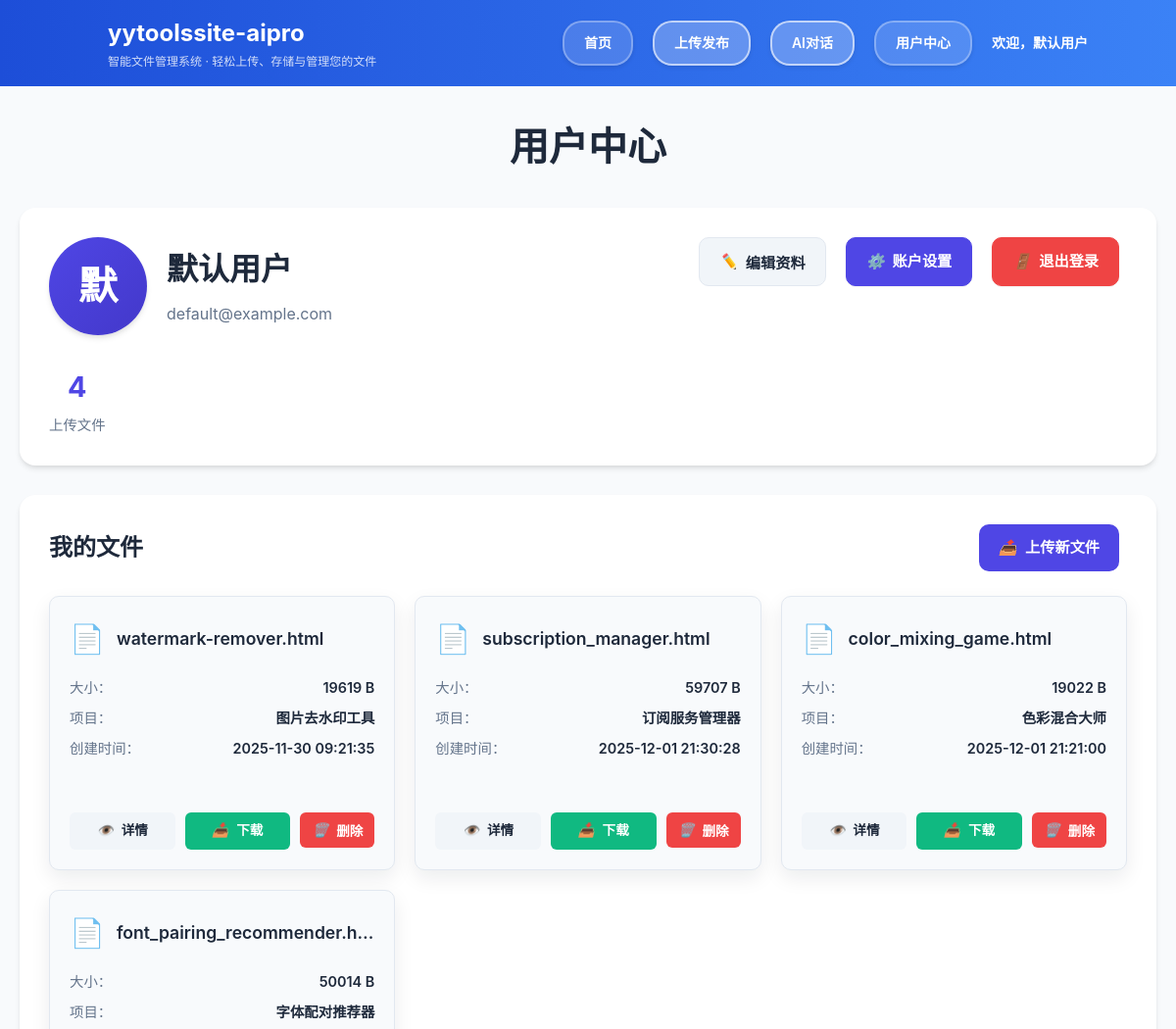
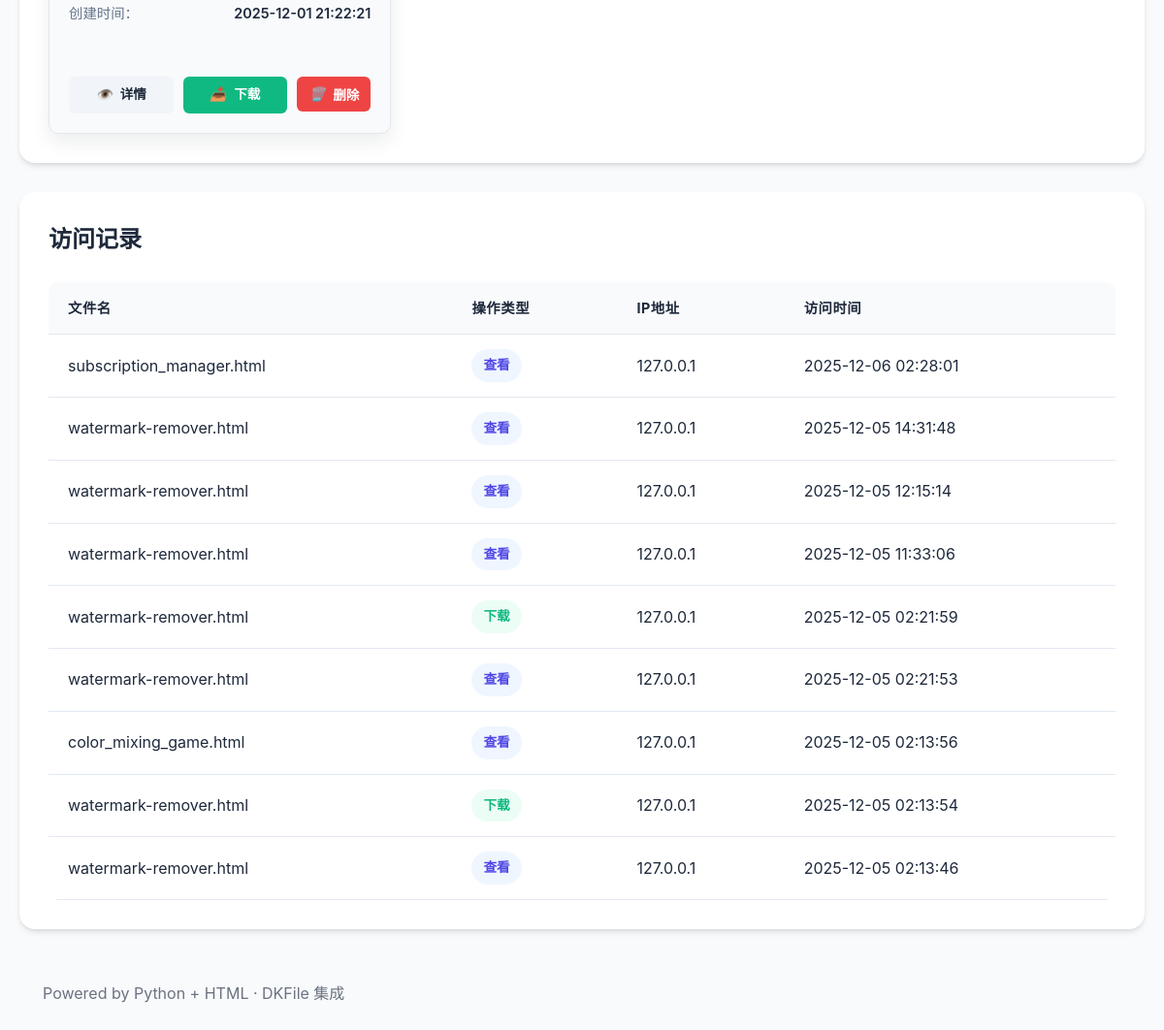
Screenshot of /user-center (signed in) with the database file from the repository (2 pictures, top to bottom).
### tables this page shows
CREATE TABLE users (
                        id TEXT PRIMARY KEY,
                        email TEXT NOT NULL UNIQUE,
                        username TEXT NOT NULL,
                        created_at TIMESTAMP DEFAULT CURRENT_TIMESTAMP
                    , avatar TEXT, password TEXT NOT NULL DEFAULT "");

CREATE TABLE files (
                        id TEXT PRIMARY KEY,
                        filename TEXT NOT NULL,
                        stored_name TEXT NOT NULL,
                        path TEXT NOT NULL,
                        size INTEGER NOT NULL,
                        dkfile TEXT,
                        project_name TEXT,
                        project_desc TEXT
                    , user_id TEXT DEFAULT "default_user");

CREATE TABLE access_logs (
                        id INTEGER PRIMARY KEY AUTOINCREMENT,
                        file_id TEXT NOT NULL,
                        user_id TEXT,
                        action TEXT NOT NULL,
                        ip_address TEXT,
                        user_agent TEXT,
                        access_time TIMESTAMP DEFAULT CURRENT_TIMESTAMP,
                        FOREIGN KEY (file_id) REFERENCES files (id),
                        FOREIGN KEY (user_id) REFERENCES users (id)
                    );

### app.py (the view)
@app.route('/user-center')
def user_center():
    init_db()
    if 'user_id' in session:
        files = get_all_files(session['user_id'])
        access_logs = get_access_logs(session['user_id'])
        conn = get_db()
        try:
            row = conn.execute('SELECT * FROM users WHERE id = ?', (session['user_id'],)).fetchone()
            if row:
                user = {
                    'id': row['id'],
                    'email': row['email'],
                    'username': row['username'],
                    'avatar': row['avatar'] if 'avatar' in row else None
                }
            else:
                user = {
                    'email': session.get('email'),
                    'username': session.get('username')
                }
        finally:
            conn.close()
    else:
        files = []
        access_logs = []
        user = None
    return render_template('user_center.html', user=user, files=files, access_logs=access_logs)

### templates/user_center.html (shortened to what this page needs)
{% extends 'base.html' %}
{% block content %}
<div class="user-center-container">
    <div class="container">
        <div class="page-header">
            <h1 class="page-title">用户中心</h1>
        </div>
        {% if user %}
            <div class="user-profile-card">
                <div class="profile-header">
                    <div class="profile-info">
                        <div class="avatar-section">
                            <div class="user-avatar">
                                {% if user.avatar %}
                                    <img src="{{ url_for('static', filename='avatars/' + user.avatar) }}" alt="用户头像" class="avatar-image">
                                {% else %}
                                    <div class="avatar-icon">{{ user.username[0] | upper }}</div>
                                {% endif %}
                            </div>
                            <div class="profile-details">
                                <h2 class="user-name">{{ user.username }}</h2>
                                <p class="user-email">{{ user.email }}</p>
                            </div>
                        </div>
                        <div class="profile-stats">
                            <div class="stat-item">
                                <span class="stat-number">{{ files | length }}</span>
                                <span class="stat-label">上传文件</span>
                            </div>
                        </div>
                    </div>
                    <div class="profile-actions">
                        <button class="btn btn-edit" onclick="toggleEditModal()">
                            <i class="icon-edit">✏️</i> 编辑资料
                        </button>
                        <a href="{{ url_for('account_settings') }}" class="btn btn-account">
                            <i class="icon-account">⚙️</i> 账户设置
                        </a>
                        <a href="{{ url_for('logout') }}" class="btn btn-logout">
                            <i class="icon-logout">🚪</i> 退出登录
                        </a>
                    </div>
                </div>
            </div>
            <div class="content-wrapper">
                <section class="content-section">
                    <div class="section-header">
                        <h2 class="section-title">我的文件</h2>
                        <a href="{{ url_for('upload_page') }}" class="btn btn-primary">
                            <i class="icon-upload">📤</i> 上传新文件
                        </a>
                    </div>
                    {% if files %}
                        <div class="file-grid">
                            {% for f in files %}
                            {% set d = (f.dkfile or {}).get('data') %}
                            <div class="file-card">
                                <div class="file-header">
                                    <div class="file-icon">📄</div>
                                    <h3 class="file-name">{{ f.filename }}</h3>
                                </div>
                                <div class="file-info">
                                    <div class="info-item">
                                        <span class="info-label">大小：</span>
                                        <span class="info-value">{{ (f.size or 0) | int }} B</span>
                                    </div>
                                    <div class="info-item">
                                        <span class="info-label">项目：</span>
                                        <span class="info-value">{{ f.project_name or '-' }}</span>
                                    </div>
                                    <div class="info-item">
                                        <span class="info-label">创建时间：</span>
                                        <span class="info-value">{{ d and d.created_at or '-' }}</span>
                                    </div>
                                </div>
                                <div class="file-actions">
                                    <a class="btn-action btn-detail" href="{{ url_for('file_detail', file_id=f.id) }}">
                                        <i>👁️</i> 详情
                                    </a>
                                    <a class="btn-action btn-download" href="{{ url_for('download_local', stored_name=f.stored_name) }}">
                                        <i>📥</i> 下载
                                    </a>
                                    <form class="inline" action="{{ url_for('file_delete', file_id=f.id) }}" method="post">
                                        <button class="btn-action btn-delete" type="submit">
                                            <i>🗑️</i> 删除
                                        </button>
                                    </form>
                                </div>
                            </div>
                            {% endfor %}
                        </div>
                    {% endif %}
                </section>
                <section class="content-section">
                    <div class="section-header">
                        <h2 class="section-title">访问记录</h2>
                    </div>
                    {% if access_logs %}
                        <div class="logs-container">
                            <table class="logs-table">
                                <thead>
                                    <tr>
                                        <th>文件名</th>
                                        <th>操作类型</th>
                                        <th>IP地址</th>
                                        <th>访问时间</th>
                                    </tr>
                                </thead>
                                <tbody>
                                    {% for log in access_logs %}
                                    <tr class="log-row">
                                        <td>{{ log.filename }}</td>
                                        <td>
                                            {% if log.action == 'view' %}
                                                <span class="action-tag action-view">查看</span>
                                            {% elif log.action == 'download' %}
                                                <span class="action-tag action-download">下载</span>
                                            {% else %}
                                                <span class="action-tag action-other">{{ log.action }}</span>
                                            {% endif %}
                                        </td>
                                        <td>{{ log.ip_address }}</td>
                                        <td>{{ log.access_time }}</td>
                                    </tr>
                                    {% endfor %}
                                </tbody>
                            </table>
                        </div>
                    {% else %}
                        <div class="empty-state">
                            <div class="empty-icon">📋</div>
                            <h3 class="empty-title">暂无访问记录</h3>
                            <p class="empty-desc">当有用户访问您的文件时，这里会显示访问记录</p>
                        </div>
                    {% endif %}
                </section>
            </div>
        {% endif %}
    </div>
</div>
{% endblock %}

### templates/base.html (shortened to what this page needs)
<!doctype html>
<html lang="zh-CN">
<head>
  <link rel="stylesheet" href="{{ url_for('static', filename='style.css') }}">
</head>
<body>
  <nav id="main-nav">
    <div class="nav-container">
      <div class="nav-logo">
        <div class="nav-title">yytoolssite-aipro</div>
        <div class="nav-subtitle">智能文件管理系统 · 轻松上传、存储与管理您的文件</div>
      </div>
      <div class="nav-buttons">
        <a href="{{ url_for('index') }}" class="nav-btn nav-btn-light">首页</a>
        <a href="{{ url_for('upload_page') }}" class="nav-btn nav-btn-primary">上传发布</a>
        <a href="{{ url_for('ai_page') }}" class="nav-btn nav-btn-primary">AI对话</a>
        <a href="{{ url_for('user_center') }}" class="nav-btn nav-btn-light">用户中心</a>
        {% if session.user_id %}
          <div class="nav-user-menu">
            <span class="nav-username">欢迎，{{ session.username }}</span>
          </div>
        {% else %}
          <a href="{{ url_for('login') }}" class="nav-btn nav-btn-light">登录</a>
          <a href="{{ url_for('register') }}" class="nav-btn nav-btn-primary">注册</a>
        {% endif %}
      </div>
    </div>
  </nav>
  <main>
    {% block content %}{% endblock %}
  </main>
  <footer class="site-footer">
    <div class="container">Powered by Python + HTML · DKFile 集成</div>
  </footer>
</body>
</html>

### rows the page displays
users: username "默认用户", username "默", email "default@example.com"
files: filename "watermark-remover.html", size "19619", project_name "图片去水印工具", created_at "2025-11-30 09:21:35"
files: filename "subscription_manager.html", size "59707", project_name "订阅服务管理器", created_at "2025-12-01 21:30:28"
files: filename "color_mixing_game.html", size "19022", project_name "色彩混合大师", created_at "2025-12-01 21:21:00"
files: filename "font_pairing_recommender.h…", size "50014", project_name "字体配对推荐器", created_at "2025-12-01 21:22:21"
access_logs: filename "subscription_manager.html", action "查看", ip_address "127.0.0.1", access_time "2025-12-06 02:28:01"
access_logs: filename "watermark-remover.html", action "查看", ip_address "127.0.0.1", access_time "2025-12-05 14:31:48"
access_logs: filename "watermark-remover.html", action "查看", ip_address "127.0.0.1", access_time "2025-12-05 12:15:14"
access_logs: filename "watermark-remover.html", action "查看", ip_address "127.0.0.1", access_time "2025-12-05 11:33:06"
access_logs: filename "watermark-remover.html", action "下载", ip_address "127.0.0.1", access_time "2025-12-05 02:21:59"
access_logs: filename "watermark-remover.html", action "查看", ip_address "127.0.0.1", access_time "2025-12-05 02:21:53"
access_logs: filename "color_mixing_game.html", action "查看", ip_address "127.0.0.1", access_time "2025-12-05 02:13:56"
access_logs: filename "watermark-remover.html", action "下载", ip_address "127.0.0.1", access_time "2025-12-05 02:13:54"
access_logs: filename "watermark-remover.html", action "查看", ip_address "127.0.0.1", access_time "2025-12-05 02:13:46"

### other values shown
{{ files | length }} "4"
